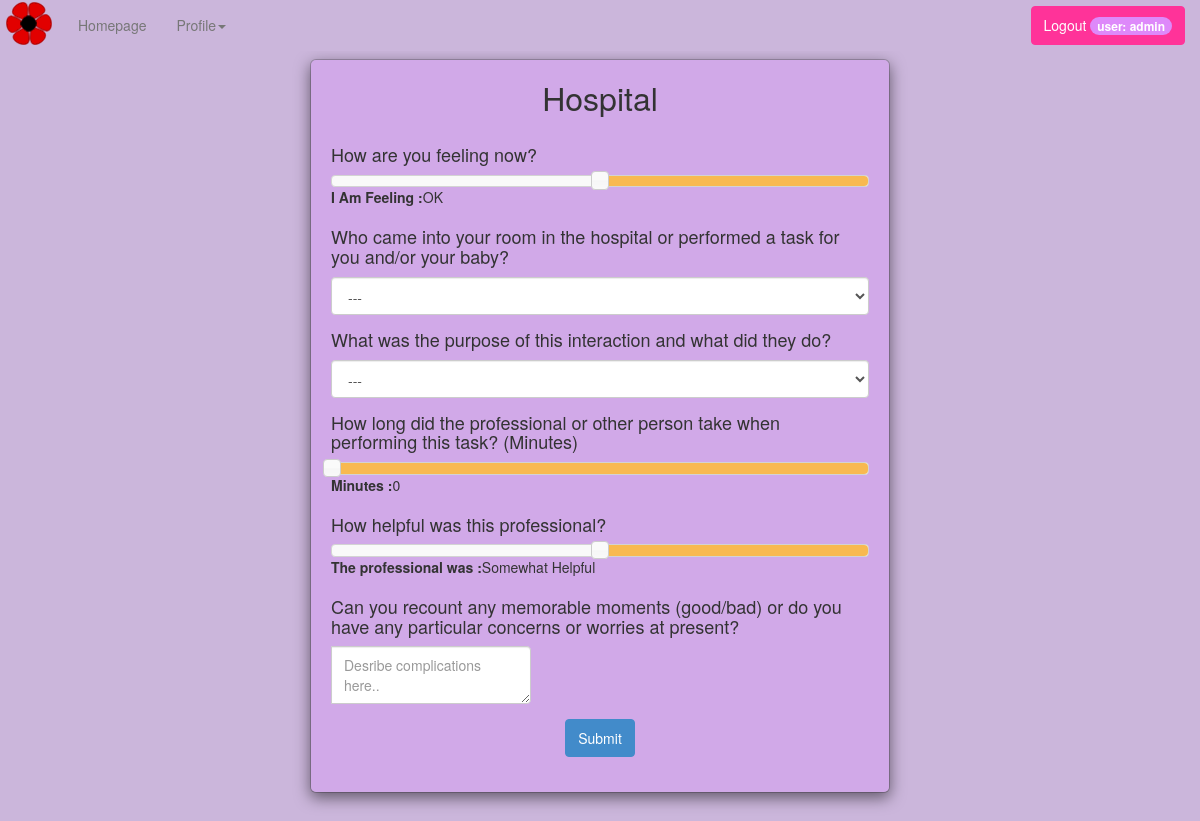
The page /in-hospital.php (signed in) on the database its author committed.
### tables this page shows
CREATE TABLE IF NOT EXISTS `question` (
  `question_id` int(11) NOT NULL AUTO_INCREMENT,
  `parent_question_id` int(11) NOT NULL,
  `text` varchar(255) NOT NULL,
  `question_order` varchar(11) NOT NULL,
  `type` enum('dropdownlist','checkbox','radio','text','textarea','slider') NOT NULL,
  `options` varchar(500) NOT NULL,
  `survey_id` int(11) NOT NULL,
  `dependant_question_order` varchar(11) NOT NULL,
  `dependant_value` varchar(255) NOT NULL,
  PRIMARY KEY (`question_id`),
  UNIQUE KEY `order` (`question_order`),
  KEY `survey_id` (`survey_id`)
);

### in-hospital.php (the view, shortened to what this page needs)
<?php
if (!$_SESSION["username"])
{
	header("Location: login.htm");
}
else
{
	require 'mysql-connection-open.php';
	?>
	<html>
		<head>
		<link rel="stylesheet" href="http://code.jquery.com/ui/1.11.4/themes/smoothness/jquery-ui.css">
		<link href="bootstrap/css/bootstrap.css" rel="stylesheet">
		<link href="includes/css/bootstrap-glyphicons.css" rel="stylesheet">
		<link href="includes/jquery-ui-1.11.4/jquery-ui.css" rel="stylesheet">
		<link href="includes/css/styles.css" rel="stylesheet">
	</head>
	<body class="bodyTheme">
	<?php
	$sql = "SELECT * FROM question";
	if ($result = mysqli_query($conn, $sql))
	{
		echo "<div class=\"container\" id=\"main\">"; ?>
		<div class="navbar navbar-fixed-top">
			<div class="container">
			<a class ="navbar-brand" href="homepage.php"><img src="images/Poppy.png" alt="Poppy"></a>
			<div class="nav-collapse collapse navbar-responsive-collapse">
				<ul class="nav navbar-nav">
					<li class="dropdown">
						<a href="homepage.php">Homepage</a>
					</li>
					<li class="dropdown" id="Help">
						<a href="#" class="dropdown-toggle" data-toggle="dropdown">Profile<strong class = "caret"></strong></a>
					</li>
				</ul>
				<?php
				if ($_SESSION['username'])
				{
				?>
					<form action="logout.php" class="navbar-form pull-right" method="post">
						<div class="col-md-4 text-center">
						<button class = "btn btn-poppy" type="submit" name="logout" value="Logout">Logout <span class="badge"> user: <?php echo $_SESSION['username']; ?></span></button>
						</div>
					</form>
				<?php
				}
				?>
			</div>
			</div>
		</div>
		 <?php
			echo "<div class=\"modal-dialog\">";
			echo "<div class=\"modal-content form-content\">";
			echo "<div class=\"modal-body\">";?>
			<form class="form col-md-12 center-block" id = "secondForm" action ="<?php echo htmlspecialchars($_SERVER["PHP_SELF"]);?>" method="post">
			<?php
			echo "<h2 class=\"text-center heading\">Hospital</h2>";
			while ($row = mysqli_fetch_assoc($result))
			{
				$questionId = $row["question_id"];
				$questionText = $row["text"];
				$questionType = $row["type"];
				$surveyId = $row["survey_id"];
				if($surveyId == 2)
				{
					if ( (strcmp($questionType, 'dropdownlist') == 0) )
					{
						echo "<div class= \"form-group\">";
						echo "<h4 class = 'questionHeading'>$questionText</h4>";
	  					echo "<select id='$questionId' name='$questionId' class='form-control' required>";
	  					echo "<option value=\"\">---</option>";
						echo "</select>";
						echo "</div>";
					}
					if (strcmp($questionType, 'slider') == 0)
					{
						echo "<div class= \"form-group\">";
						echo "<h4 class = 'questionHeading'>$questionText</h4>";
							echo 		"<div class='form-group'>";
							echo			"<div class='slider' id='slider'></div>";
							echo        		"<label for='slider' class='sliderLabel'></label>";
						echo			"<output for='slider' class='sliderOutput' value = '' id='sliderOut'></output>";
							echo		"</div>";
						echo	"</div>";
					}
					if (strcmp($questionType, 'textarea') == 0)
					{
						echo "<div class= \"form-group\">";
						echo 	"<h4 class = 'questionHeading'>$questionText</h4>";
	  					echo	"<div class='row'>";
	  					echo		"<div class='col-lg-6'>";
	    				echo			"<div class='input-group divText'>";
	      				echo				"<textarea type='text'  class='form-control textArea' placeholder='Desribe complications here..' row ='3'></textarea>";
	    				echo			"</div>";
	  					echo		"</div>";
	  					echo	"</div>";
						echo "</div>";
					}
				}
			}
		}
		echo "<div class=\"form-group\">";
		echo  "<div class=\"col-md-4 text-center\">";
		echo		"<input class='btn btn-primary submit' name='submit' value='Submit' type='submit' />";
		echo	"</div>";
		echo "</div>";
		echo "</form>";
		echo "</div>";
		echo "</div>";
		echo "</div>";
		echo "</div>";
		}
	?>
    </body>
</html>

### includes/css/styles.css (style rules this page uses)
.form-content { margin-top:5%; }
.bodyTheme { background-color: #CBB6DB; }
.container { background-color: #CBB6DB; }
.navbar { background-color: #CBB6DB; }
.modal-content { background-color: #D1A9E8; }
.badge { background-color: #DE89FA; }
.heading { margin-top: -50px; padding-bottom: 20px; }
.modal-body { margin-top: 50px; }
.input-group { width: 200px; }
.navbar-brand { padding: 2px 6px; }

### rows shown on the page
question: text "How are you feeling now?"
question: text "Who came into your room in the hospital or performed a task for you and/or your baby?", question_id "---"
question: text "What was the purpose of this interaction and what did they do?", question_id "---"
question: text "How long did the professional or other person take when performing this task? (Minutes)"
question: text "How helpful was this professional?"
question: text "Can you recount any memorable moments (good/bad) or do you have any particular concerns or worries at present?"

### other values the page prints
$_SESSION['username'] "admin"
